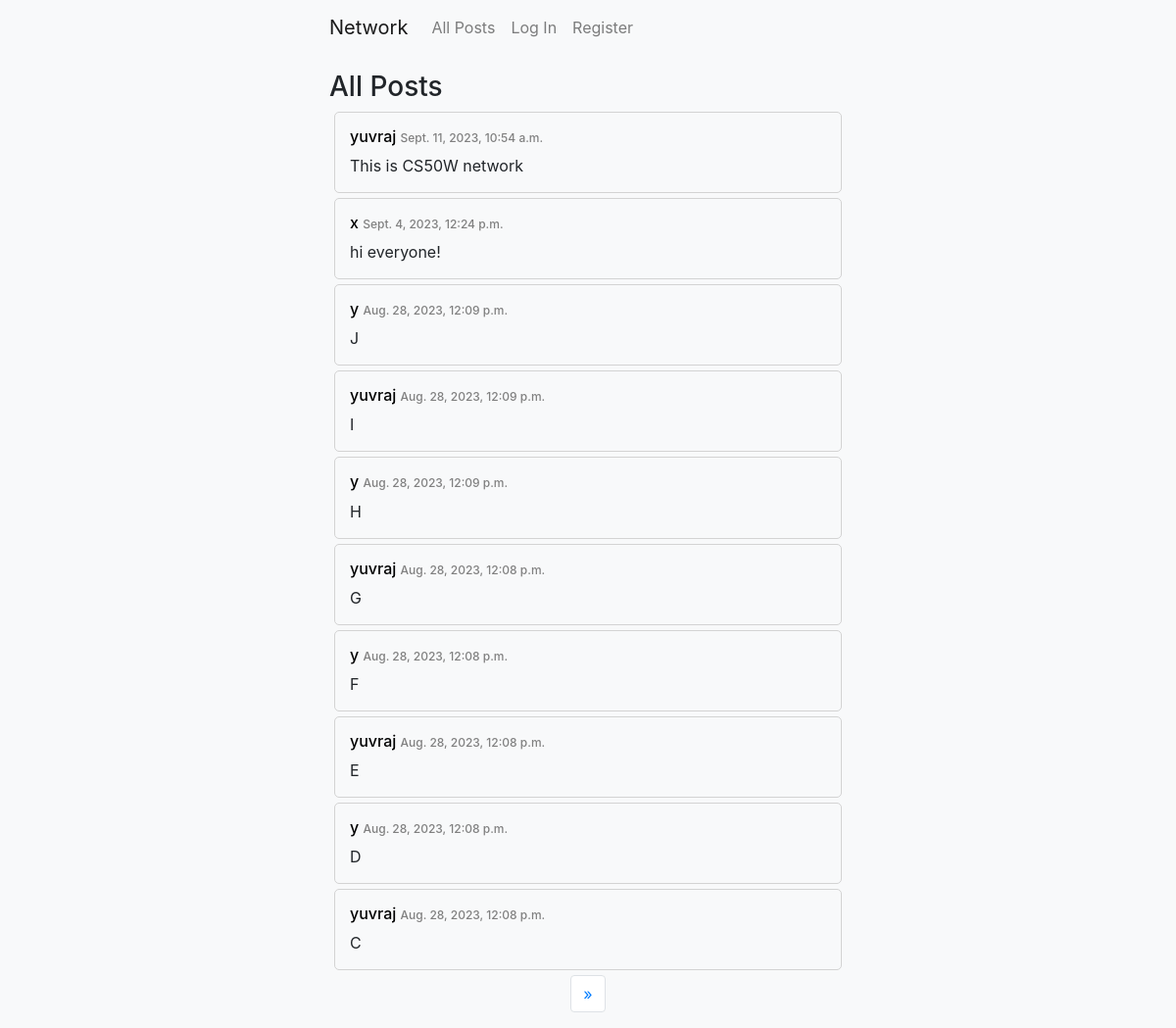
The page / on the database its author committed.
### network/models.py (models this page shows, shortened)
class Posts(models.Model):
    user = models.ForeignKey(User, on_delete=models.CASCADE, related_name="writer")
    content = models.CharField(max_length=200)
    time = models.DateTimeField(auto_now_add=True)

class User(AbstractUser):
    pass

### network/views.py (the view)
# urls.py: path("", views.index, name="index"),
def index(request):
    posts = Posts.objects.all().order_by('-id')
    paginator = Paginator(posts, 10) # Show 10 posts per page
    page_number = request.GET.get('page')
    page_obj = paginator.get_page(page_number)
    try:
        liked = Likes.objects.filter(user=request.user)
        likedPosts = []
        for l in liked:
            likedPosts.append(l.post)
    except:
        likedPosts=[]
    posts_with_like_count = Posts.objects.annotate(like_count=Count('liked_post'))
    return render(request, "network/index.html", {
        "posts": posts,
        "page_obj": page_obj,
        "header": "All Posts",
        "likedPosts": likedPosts,
        "posts_with_like_count": posts_with_like_count,
    })

### network/templates/network/index.html (shortened to what this page needs)
{% extends "network/layout.html" %}
{% block body %}
    <div id="posts-page">
        <h3>{{ header }}</h3>
        {% for post in page_obj %}
            <div class="post">
                <a href="{% url 'profile' user_id=post.user.id %}" class="index-username"><h6>{{ post.user }} <span id="time">{{ post.time }}</span></h6></a>
                <span id="content{{ post.id }}">{{ post.content }}</span><br>
            </div>
        {% endfor %}
        <nav aria-label="Page navigation example">
            <ul class="pagination justify-content-center">
                {% if page_obj.has_next %}
                    <li class="page-item">
                        <a class="page-link" href="?page={{ page_obj.next_page_number }}" aria-label="Next">
                            <span aria-hidden="true">&raquo;</span>
                        </a>
                    </li>
                {% endif %}
            </ul>
        </nav>
    </div>
{% endblock %}

### network/static/network/styles.css (style rules this page uses)
body { margin: 0 20rem; background-color: #F8F9FA; }
#posts-page { margin: 1rem; }
.post { border: 1px solid lightgray; border-radius: 5px; padding: 15px; margin: 5px; overflow: hidden; }
#time { color: gray; font-size: 12px; }
.index-username { color: black; }

### rows shown on the page
Posts: user "yuvraj", time "Sept. 11, 2023, 10:54 a.m.", content "This is CS50W network"
Posts: user "x", time "Sept. 4, 2023, 12:24 p.m.", content "hi everyone!"
Posts: user "y", time "Aug. 28, 2023, 12:09 p.m.", content "J"
Posts: user "yuvraj", time "Aug. 28, 2023, 12:09 p.m.", content "I"
Posts: user "y", time "Aug. 28, 2023, 12:09 p.m.", content "H"
Posts: user "yuvraj", time "Aug. 28, 2023, 12:08 p.m.", content "G"
Posts: user "y", time "Aug. 28, 2023, 12:08 p.m.", content "F"
Posts: user "yuvraj", time "Aug. 28, 2023, 12:08 p.m.", content "E"
Posts: user "y", time "Aug. 28, 2023, 12:08 p.m.", content "D"
Posts: user "yuvraj", time "Aug. 28, 2023, 12:08 p.m.", content "C"

### other values the page prints
{{ header }} "All Posts"
